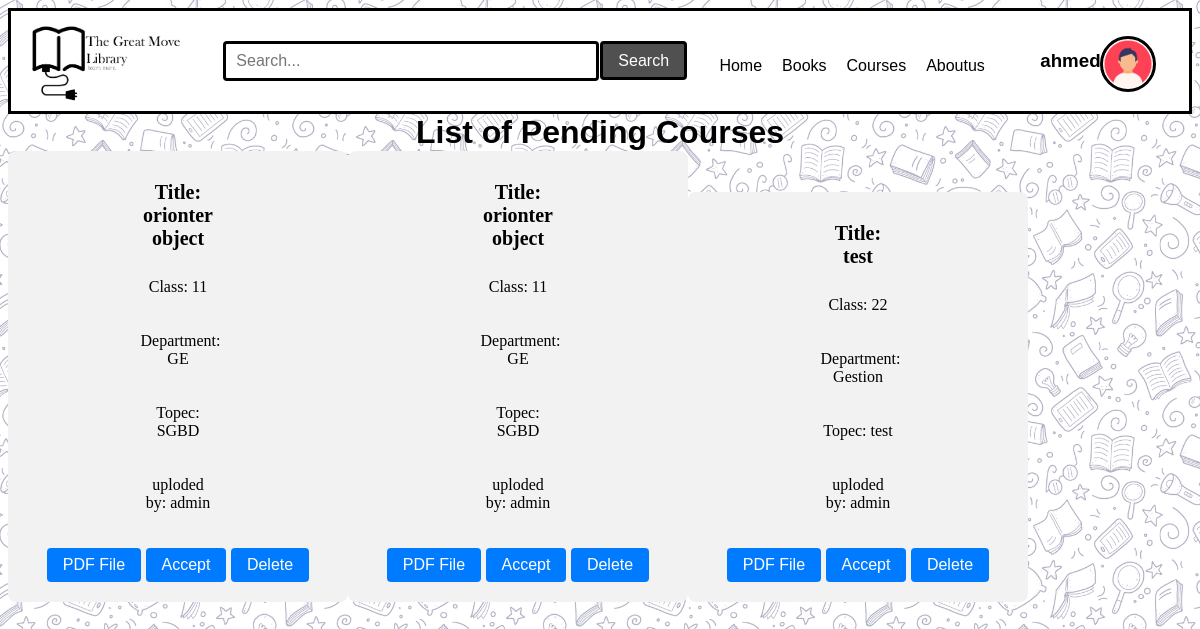
Page /ShowPendingCourses.php (signed in) on the committed database.
### tables this page shows
CREATE TABLE `users` (
  `id` int NOT NULL AUTO_INCREMENT,
  `username` varchar(255) NOT NULL,
  `password` varchar(255) NOT NULL,
  `email` varchar(255) NOT NULL,
  `role` enum('teacher','student') NOT NULL,
  `created_at` timestamp NOT NULL DEFAULT CURRENT_TIMESTAMP,
  PRIMARY KEY (`id`)
);

CREATE TABLE `lessonspenting` (
  `id` int NOT NULL AUTO_INCREMENT,
  `title` varchar(255) NOT NULL,
  `description` text,
  `file_path` varchar(255) NOT NULL,
  `teacher_id` int NOT NULL,
  `created_at` timestamp NOT NULL DEFAULT CURRENT_TIMESTAMP,
  `department_id` varchar(50) NOT NULL,
  `topec` varchar(50) NOT NULL,
  `class_level` int NOT NULL,
  PRIMARY KEY (`id`)
);

### ShowPendingCourses.php (the view, shortened to what this page needs)
<?php
include 'navANDhead.php';
?>
	<h1>List of Pending Courses</h1>
	<table>
		<?php
		$servername = "localhost";
		$username = "sammy";
		$password = "password";
		$dbname = "greatmove_library";
		$conn = new mysqli($servername, $username, $password, $dbname);
		$sql = "SELECT * FROM lessonspenting";
		$result = $conn->query($sql);
		if ($result->num_rows > 0) {
			while($row = $result->fetch_assoc()) {
				?>
				     <div class="lessons-container">
  <div class="lessons">
    <h3>Title: <?php echo $row['title']; ?></h3>
    <p>Class: <?php echo $row['class_level']; ?></p>
    <p>Department: <?php echo $row['department_id']; ?></p>
    <p>Topec: <?php echo $row['topec']; ?></p>
    <p>uploded by: <?php
          $path = $row['teacher_id'];
          $sql2 = "SELECT * FROM users WHERE id='$path'";
          $result2 = $conn->query($sql2);
          if ($result2->num_rows > 0){
          while($row2 = $result2->fetch_assoc()){
            echo $row2['username'];
          }}else {echo "error";} ?></p>
   <a href="download.php?filename=<?php echo urlencode($row['file_path']);?>">PDF File</a>
    <a href="accept_lesson.php?id=<?php echo urlencode($row["id"]);?>">Accept</a>
    <a href="delete_lesson_pending.php?id=<?php echo urlencode($row["id"]);?>">Delete</a>
  </div>
</div>
		<?php
		}}?>
	</table>
</body>
</html>

### navANDhead.php (shortened to what this page needs)
<?php
require_once('connbd.php');?>
<!DOCTYPE html>
<html lang="en">
<head>
    <link rel="stylesheet" href="css/style.css">
    <link rel="stylesheet" href="css/booksstyle.css">
</head>
<body>
<header>
    <div class="header-container">
        <h1><a href="index.php"><img src="resorses/logo.png" width="190"></a></h1>
        <form method="get" action="search.php" class="search-form">
            <input type="text" name="search" class="search-input" placeholder="Search...">
            <input type="submit" value="Search" class="search-submit">
        </form>
        <nav class="nava">
            <ul>
                <li class="nava"><a href="index.php">Home</a></li>
                <li class="nava"><a href="books.php">Books</a></li>
                <li class="nava"><a href="Courses.php">Courses</a></li>
                <li class="nava"><a href="aboutpage.php">Aboutus</a></li>
            </ul>
        </nav>
        <div class="user-info">
            <h3 class="user-name">
                 <?php
                 if(isset($_SESSION['login'])){
                 $login=$_SESSION['login'];
                    $query = "SELECT * FROM users where username='$login'";
                    $user = $db->query($query)->fetchAll(PDO::FETCH_ASSOC);
                    foreach ($user as $user3):
                    echo $user3['username'];
                    endforeach;}
                    else{
                        echo "Guest";
                    }
                ?>
            </h3>
            <a href="profile.php"><img src="Profile-Icon-SVG-09856789.png" alt="Profile photo" class="profile-photo"></a>
        </div>
    </div>
</header>

### css/style.css (style rules this page uses)
body { font-family: Arial, sans-serif; background-color: white; background-image: url(../Src/assets/main.png); background-size: 290px; }
header { background-color: white; color: #000000; padding: 0px; border: 3px solid black; padding-right: 3%; }
h1 { margin: 0; text-align: center; justify-content: center; }
nav ul { margin: 0; padding: 0; list-style: none; display: flex; text-decoration: none; justify-content: space-between; border: #000000; border-color: #000000; }
nav li { margin: 0 10px; }
nav a { color: #000000; text-decoration: none; }
a:link { text-decoration: none; }
h3,p { font-family:Verdana; margin: auto; width: 25%; padding: 10px; }
a { display: block; margin-top: 10px; text-decoration: none; color : black; }
.profile-photo { width: 100px; height: 100px; border-radius: 50%; }
.header-container { display: flex; justify-content: space-between; align-items: center; }
.profile-photo { width: 50px; height: 50px; border-radius: 50%; margin-left: 5%; border: 3px solid black; }
.user-info { display: flex; align-items: center; color:#000000; }
.user-name { color : black; font-family: 'Gill Sans', 'Gill Sans MT', Calibri, 'Trebuchet MS', sans-serif; }
.search-form { display: flex; align-items: center; gap: 1px; }
.search-input { flex: 1; padding: 8px 10px; font-size: 16px; border: 3px solid #000000; border-radius: 4px; height: 18px; width: 350px; }
.search-submit { border: 3px solid #000000; padding: 8px 15px; font-size: 16px; background-color: #505050; color: white; border-radius: 4px; height: 39px; }

### css/booksstyle.css (style rules this page uses)
table { border-collapse: collapse; width: 100%; }
a { text-decoration: none; color: #0077FF; }

### ShowPendingCourses.php (style rules this page uses)
.lessons-container { display: flex; flex-wrap: wrap; justify-content: center; display: inline-block; }
.lessons { width: 300px; padding: 20px; text-align: center; background-color: #f2f2f2; border-radius: 8px; }
.lessons h3 { font-size: 20px; margin-bottom: 8px; }
.lessons p { font-size: 16px; margin-bottom: 16px; }
.lessons a { display: inline-block; padding: 8px 16px; background-color: #007bff; color: #fff; text-decoration: none; border-radius: 4px; transition: background-color 0.3s ease; }

### rows in the picture
users: username "ahmed"
lessonspenting: title "orionter object", class_level "11", department "GE", topec "SGBD"
users: username "admin"
lessonspenting: title "orionter object", class_level "11", department "GE", topec "SGBD"
lessonspenting: title "test", class_level "22", department "Gestion", topec "test"
